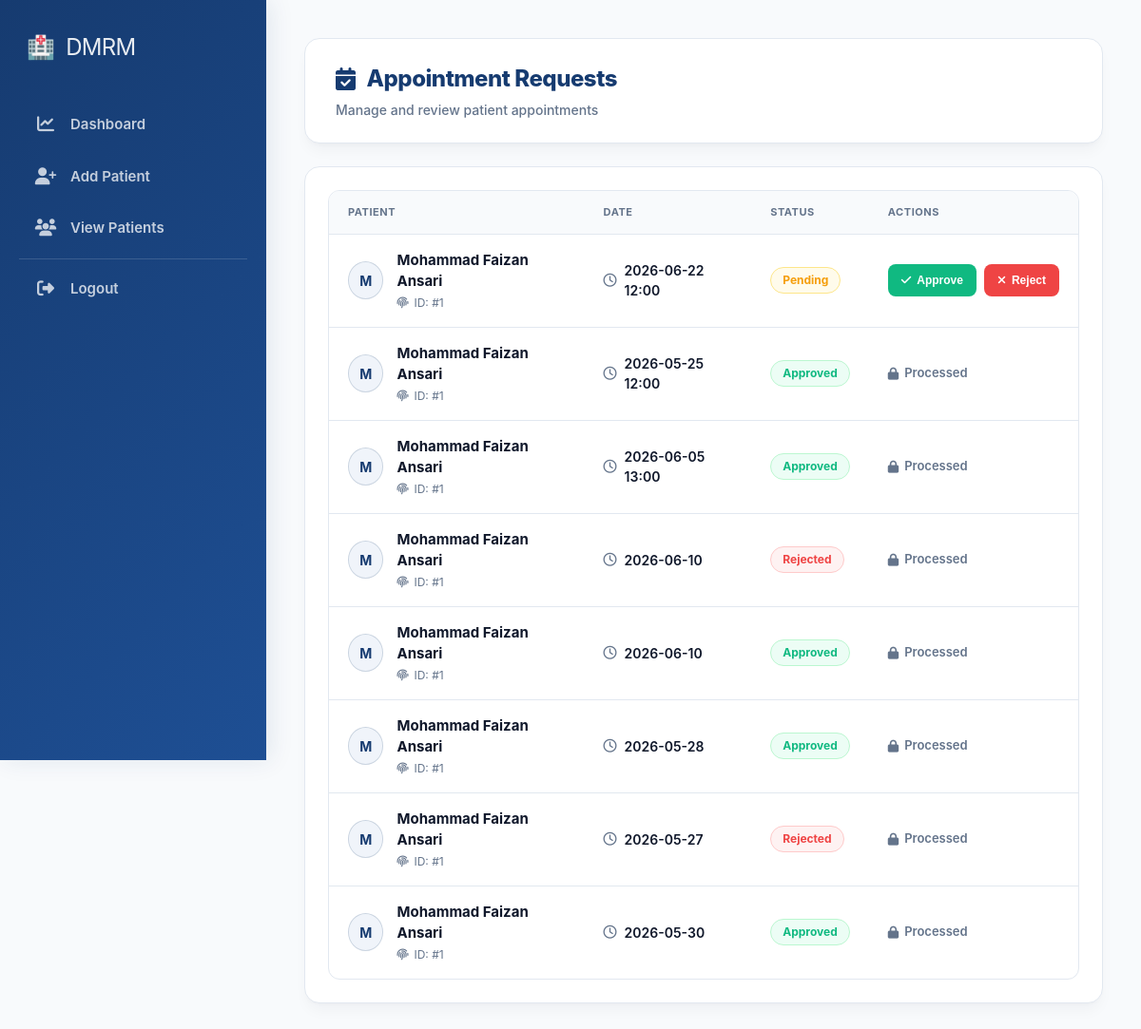
The page /appointments (signed in) on the database as committed earlier.
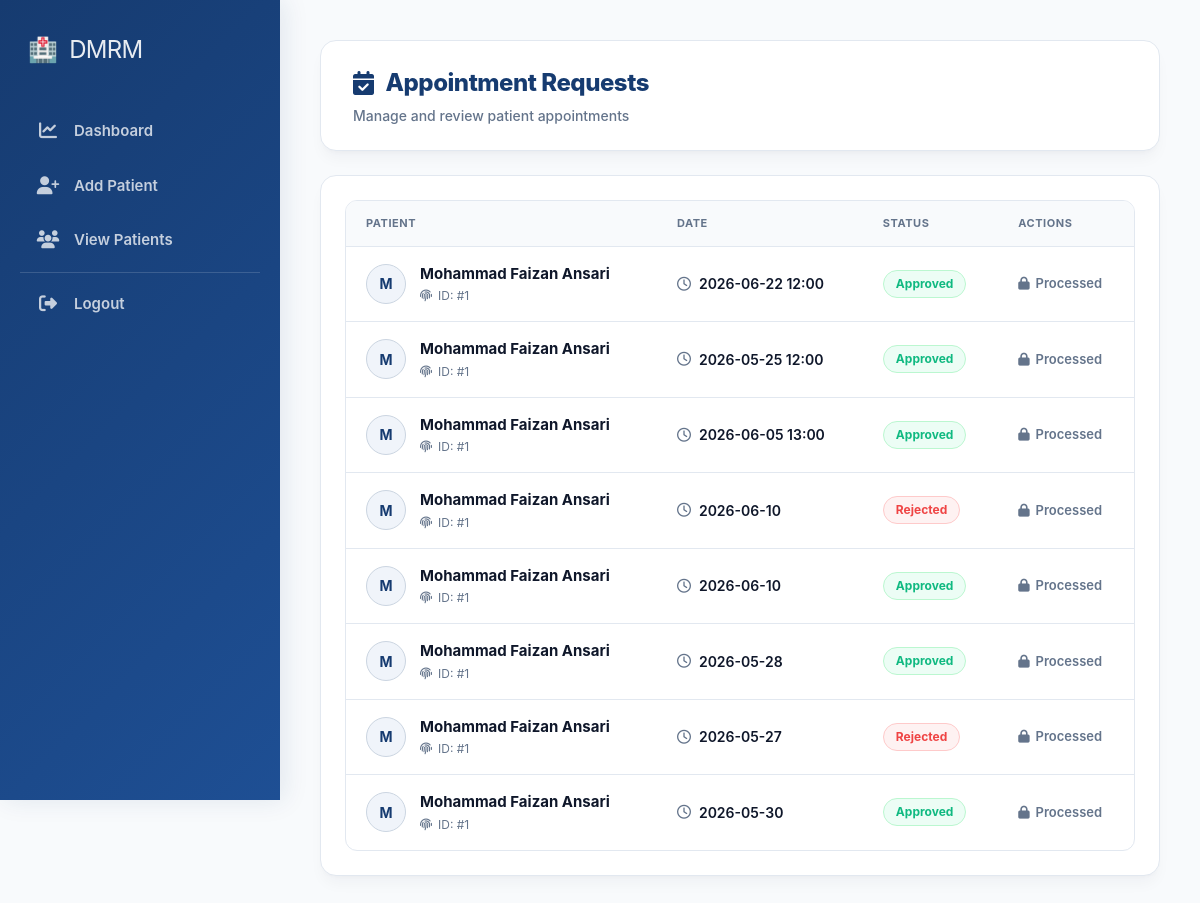
The same page on the database as committed later.
### tables this page shows
CREATE TABLE appointments (
        id INTEGER PRIMARY KEY AUTOINCREMENT,
        patient_id INTEGER,
        doctor_id INTEGER,
        patient_name TEXT,
        requested_date TEXT,
        status TEXT DEFAULT 'pending',
        message TEXT,
        FOREIGN KEY(patient_id) REFERENCES patients(id),
        FOREIGN KEY(doctor_id) REFERENCES doctors(id)
    );

### app.py (the view)
@app.route("/appointments")
def view_appointments():
    if not is_logged_in() or session.get("role") != "admin":
        return redirect("/login")
    doctor_id = session.get("doctor_id")
    conn = sqlite3.connect(DATABASE, timeout=20)
    cur = conn.cursor()
    cur.execute("""
        SELECT id, patient_id, doctor_id, patient_name, requested_date, status
        FROM appointments
        WHERE doctor_id=?
        ORDER BY id DESC
    """, (doctor_id,))
    appointments = cur.fetchall()
    conn.close()
    return render_template("appointments.html", appointments=appointments)

### app.py (called while the page is built)
def is_logged_in():
    return session.get("logged_in")

### templates/appointments.html (shortened to what this page needs)
{% extends "base.html" %}
{% block content %}
<link rel="stylesheet" href="https://cdnjs.cloudflare.com/ajax/libs/font-awesome/6.5.1/css/all.min.css"/>
<div class="ap-workspace-wrapper">
    <div class="appointment-header">
        <div>
            <h1 class="page-title"><i class="fa-solid fa-calendar-check"></i> Appointment Requests</h1>
            <p class="page-subtitle">Manage and review patient appointments</p>
        </div>
    </div>
    <div class="appointment-card">
        {% if appointments %}
        <div class="table-wrapper">
            <table class="appointment-table">
                <thead>
                    <tr>
                        <th>Patient</th>
                        <th>Date</th>
                        <th>Status</th>
                        <th>Actions</th>
                    </tr>
                </thead>
                <tbody>
                    {% for app in appointments %}
                    <tr>
                        <td data-label="Patient">
                            <div class="patient-meta-cell">
                                <div class="patient-avatar-badge">{{ app[3][0] | upper }}</div>
                                <div>
                                    <h4 class="patient-name-text">{{ app[3] }}</h4>
                                    <p class="patient-sub-info"><i class="fa-solid fa-fingerprint"></i> ID: #{{ app[1] }}</p>
                                </div>
                            </div>
                        </td>
                        <td data-label="Date">
                            <div class="date-timestamp-cell">
                                <i class="fa-regular fa-clock"></i> <span>{{ app[4] }}</span>
                            </div>
                        </td>
                        <td data-label="Status">
                            <span class="status-pill {{ app[5] | lower }}">
                                {{ app[5] }}
                            </span>
                        </td>
                        <td data-label="Actions">
                            <div class="actions-flex-container">
                                {% if app[5] | lower == 'pending' %}
                                    <form action="{{ url_for('approve_appointment', id=app[0]) }}" method="POST" style="display:inline;">
                                        <button type="submit" class="action-btn approve-btn"><i class="fa-solid fa-check"></i> Approve</button>
                                    </form>
                                    <form action="{{ url_for('reject_appointment', id=app[0]) }}" method="POST" style="display:inline;">
                                        <button type="submit" class="action-btn reject-btn"><i class="fa-solid fa-xmark"></i> Reject</button>
                                    </form>
                                {% else %}
                                    <span class="completed-text"><i class="fa-solid fa-lock"></i> Processed</span>
                                {% endif %}
                            </div>
                        </td>
                    </tr>
                    {% endfor %}
                </tbody>
            </table>
        </div>
        {% else %}
        <div class="empty-state">
            <div class="empty-icon"><i class="fa-solid fa-calendar-xmark"></i></div>
            <h3>No Pending Appointments</h3>
        </div>
        {% endif %}
    </div>
</div>
{% endblock %}

### templates/base.html (shortened to what this page needs)
<!DOCTYPE html>
<html lang="en">
<head>
    <link rel="stylesheet" href="https://cdnjs.cloudflare.com/ajax/libs/font-awesome/6.5.1/css/all.min.css">
</head>
<body>
<div class="layout">
    <div class="sidebar" id="appSidebar">
        <h2 class="logo">
            🏥 <span>DMRM</span>
        </h2>
        <div class="sidebar-links">
            {% if session.get('role') == 'admin' %}
            <a href="{{ url_for('dashboard') }}">
                <i class="fa-solid fa-chart-line"></i>
                Dashboard
            </a>
            <a href="{{ url_for('add_patient') }}">
                <i class="fa-solid fa-user-plus"></i>
                Add Patient
            </a>
            <a href="{{ url_for('view_patients') }}">
                <i class="fa-solid fa-users"></i>
                View Patients
            </a>
            {% elif session.get('role') == 'patient' %}
            <a href="{{ url_for('patient_dashboard') }}">
                <i class="fa-solid fa-user"></i>
                My Dashboard
            </a>
            {% endif %}
            <a href="{{ url_for('logout') }}" style="margin-top: auto; border-top: 1px solid rgba(255,255,255,0.15); padding-top: 20px; border-radius: 0;">
                <i class="fa-solid fa-right-from-bracket"></i>
                Logout
            </a>
        </div>
    </div>
    <div class="main-content">
        {% block content %}{% endblock %}
    </div>
</div>
</body>
</html>

### templates/appointments.html (style rules this page uses)
:root { --ap-navy: #0f172a; --ap-brand: #163b70; --ap-brand-light: #f0f4fa; --ap-border: #e2e8f0; --ap-surface: #ffffff; --ap-canvas: #f8fafc; --ap-muted: #64748b; --ap-ok: #10b981; --ap-ok-bg: #ecfdf5; --ap-warn: #f59e0b; --ap-warn-bg: #fffbeb; --ap-crit: #ef4444; --ap-crit-bg: #fef2f2; --radius-premium: 16px; --radius-pill: 9999px; --shadow-sm: 0 1px 3px rgba(0, 0, 0, 0.05); --shadow-card: 0 10px 15px -3px rgba(15, 23, 42, 0.04), 0 4px 6px -4px rgba(15, 23, 42, 0.04); --fx-spring: all 0.3s cubic-bezier(0.25, 1, 0.5, 1); --fx-smooth: all 0.2s ease; }
.ap-workspace-wrapper { width: 100%; font-family: -apple-system, BlinkMacSystemFont, "Inter", "Segoe UI", sans-serif; color: var(--ap-navy); background-color: var(--ap-canvas); box-sizing: border-box; animation: apIntro 0.4s cubic-bezier(0.16, 1, 0.3, 1) forwards; }
.appointment-header { background: var(--ap-surface); border: 1px solid var(--ap-border); border-radius: var(--radius-premium); box-shadow: var(--shadow-card); padding: 24px 32px; margin-bottom: 24px; display: flex; align-items: center; justify-content: space-between; gap: 16px; }
.page-title { font-size: 24px; font-weight: 800; color: var(--ap-brand); letter-spacing: -0.02em; margin: 0 0 4px 0; display: flex; align-items: center; gap: 12px; }
.page-subtitle { font-size: 14px; color: var(--ap-muted); margin: 0; font-weight: 500; }
.appointment-card { background: var(--ap-surface); border: 1px solid var(--ap-border); border-radius: var(--radius-premium); box-shadow: var(--shadow-card); padding: 24px; margin-bottom: 24px; }
.table-wrapper { width: 100%; overflow-x: auto; border-radius: 12px; border: 1px solid var(--ap-border); }
.appointment-table { width: 100%; border-collapse: collapse; text-align: left; font-size: 14px; }
.appointment-table th { background: #f8fafc; color: var(--ap-muted); font-weight: 700; text-transform: uppercase; font-size: 11px; letter-spacing: 0.05em; padding: 14px 20px; border-bottom: 1px solid var(--ap-border); }
.appointment-table td { padding: 16px 20px; border-bottom: 1px solid var(--ap-border); vertical-align: middle; }
.appointment-table tr:last-child td { border-bottom: none; }
.patient-meta-cell { display: flex; align-items: center; gap: 14px; }
.patient-avatar-badge { width: 40px; height: 40px; border-radius: 50%; background: var(--ap-brand-light); color: var(--ap-brand); font-size: 14px; font-weight: 700; display: flex; align-items: center; justify-content: center; border: 1px solid #cbd5e1; }
.patient-name-text { font-size: 15px; font-weight: 700; color: var(--ap-navy); margin: 0 0 2px 0; }
.patient-sub-info { font-size: 12px; color: var(--ap-muted); margin: 0; display: flex; align-items: center; gap: 6px; }
.date-timestamp-cell { font-weight: 600; color: var(--ap-navy); display: flex; align-items: center; gap: 8px; }
.date-timestamp-cell i { color: var(--ap-muted); }
.status-pill { display: inline-flex; align-items: center; gap: 6px; font-size: 12px; font-weight: 700; padding: 4px 12px; border-radius: var(--radius-pill); text-transform: capitalize; }
.status-pill.approved { background-color: var(--ap-ok-bg); color: var(--ap-ok); border: 1px solid #bbf7d0; }
.status-pill.rejected { background-color: var(--ap-crit-bg); color: var(--ap-crit); border: 1px solid #fecaca; }
.actions-flex-container { display: flex; align-items: center; gap: 8px; }
.completed-text { font-size: 13px; font-weight: 600; color: var(--ap-muted); display: inline-flex; align-items: center; gap: 6px; }

Rows that differ between the two databases and show on the page:
changed appointments (number 1 of 8 on the later page): status "Pending" → "Approved"; status "Approve Reject" → "Processed"
